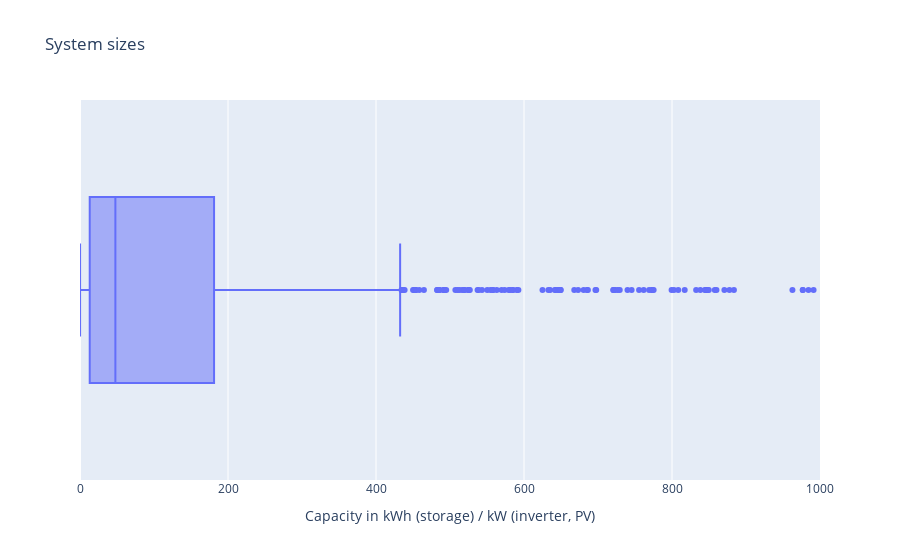

Notebook cell for this chart:
### Markdown cell above
## System sizes

### Code cell
print("")
solar_size = profiles_using_pv["solar_capacity_kwp"].copy()
solar_size.name = "PV system capacity"
print(solar_size.describe().drop("count").to_markdown())

system_size_fig_df = profiles_using_pv.copy()
system_size_fig_df = system_size_fig_df.rename(columns={
    "storage_capacity_kwh": "Storage",
    "inverter_capacity_kw": "Inverter",
    "solar_capacity_kwp": "PV system"})
system_size_fig = px.box(
    data_frame=system_size_fig_df,
    x="PV system",
    title="System sizes")
system_size_fig.update_layout(xaxis_title="Capacity in kWh (storage) / kW (inverter, PV)", yaxis_title="")
system_size_fig.update_xaxes(range=[0, 1000])
system_size_fig.show()

### Figure 1 — Plotly figure (JSON) as saved in the notebook; plotly's stock layout.template omitted (floating-point values rounded to 4 significant figures; data arrays with more than 128 entries replaced by an {"elided": "..."} marker saying what was removed)
{"data": [{"alignmentgroup": "True", "hovertemplate": "PV system=%{x}<extra></extra>", "legendgroup": "", "marker": {"color": "#636efa"}, "name": "", "notched": false, "offsetgroup": "", "orientation": "h", "showlegend": false, "type": "box", "x": {"elided": "1093 float values"}, "x0": " ", "xaxis": "x", "y0": " ", "yaxis": "y"}], "layout": {"boxmode": "group", "legend": {"tracegroupgap": 0}, "title": {"text": "System sizes"}, "xaxis": {"anchor": "y", "domain": [0, 1], "range": [0, 1000], "title": {"text": "Capacity in kWh (storage) / kW (inverter, PV)"}}, "yaxis": {"anchor": "x", "domain": [0, 1], "title": {"text": ""}}}}
